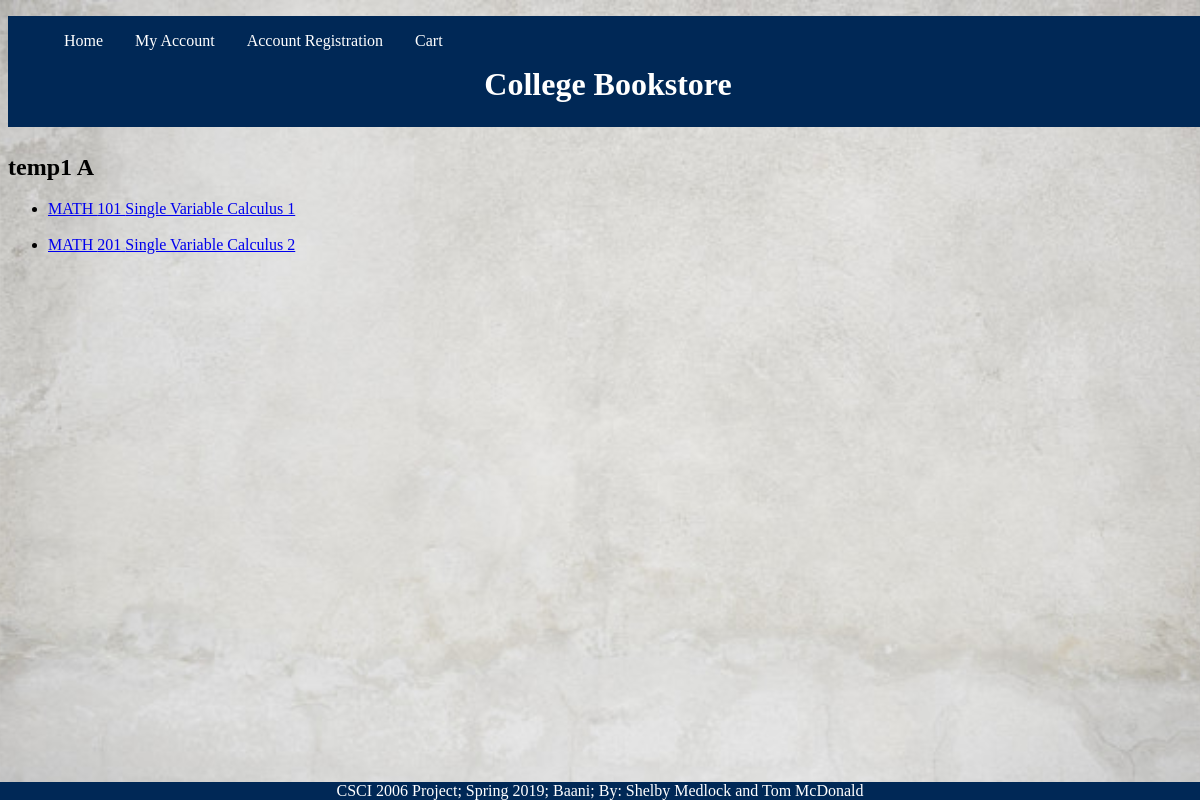
Page /instructorPage.php?id=1 on the earlier database version.
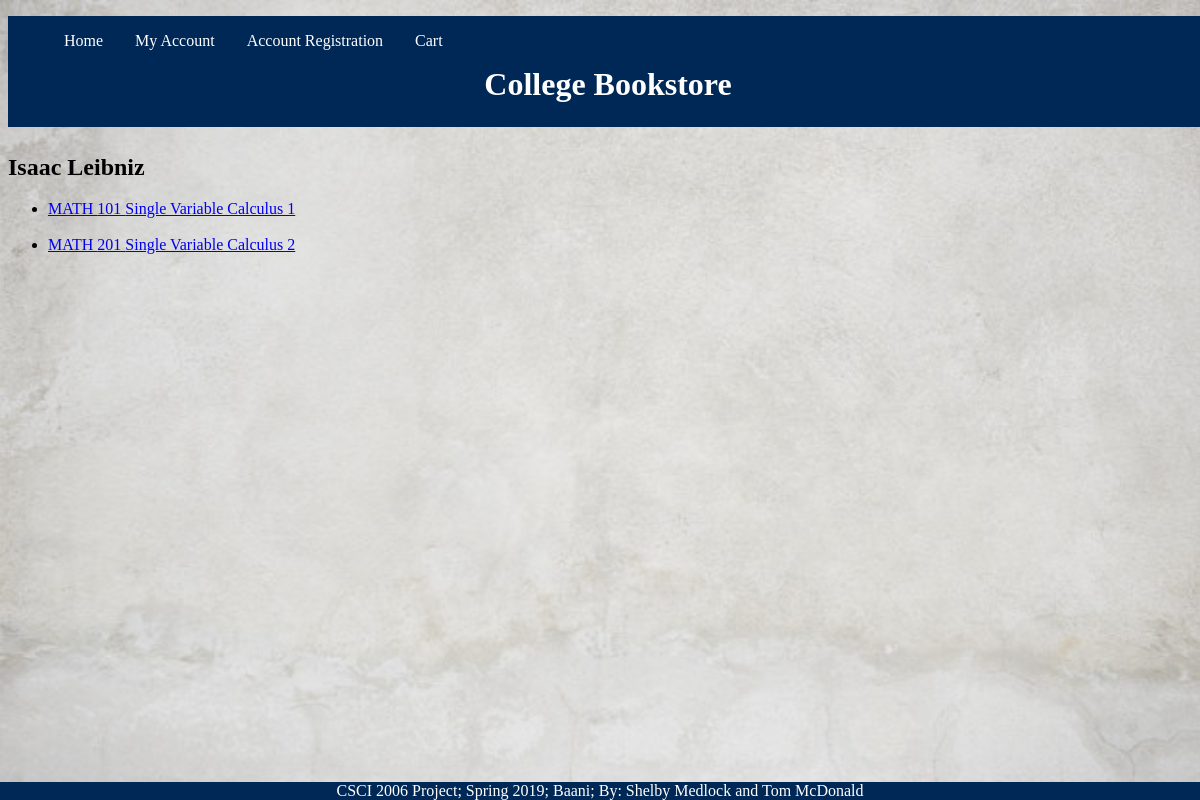
Same page on the later database version.
### tables this page shows
CREATE TABLE `instructors` (
  `firstName` varchar(255) DEFAULT NULL,
  `lastName` varchar(255) DEFAULT NULL,
  `instructorId` int(11) NOT NULL
);

### includes/config.inc.php (called while the page is built, shortened)
<?php
spl_autoload_register(function ($class) {
    $file = 'lib/' . $class . '.class.php';
});
?>

### lib/InstructorDB.class.php (called while the page is built, shortened)
<?php
  class InstructorDB{
    private $pdo = null;
    private static $baseSQL = "SELECT * FROM Instructors";
    public function __construct($connection){
      $this->pdo = $connection;
    }
    public function findById($id){
      $sql = self::$baseSQL.' WHERE instructorId=?';
      $statement = DatabaseHelper::runQuery($this->pdo, $sql, Array($id));
      return $statement->fetch();
    }
  }
?>

### lib/DatabaseHelper.class.php (called while the page is built, shortened)
<?php
class DatabaseHelper {
    public static function runQuery($pdo, $sql, $parameters=array())     {
        if (!is_array($parameters)) {
            $parameters = array($parameters);
        }
        $statement = null;
        if (count($parameters) > 0) {
            $statement = $pdo->prepare($sql);
            $executedOk = $statement->execute($parameters);
        } else {
            $statement = $pdo->query($sql);
            if (!$statement) {
                throw new PDOException;
            }
        }
        return $statement;
    }
}
?>

### lib/SubjectDB.class.php (called while the page is built, shortened)
<?php
  class SubjectDB{
    private $pdo = null;
    private static $baseSQL = "SELECT * FROM Subjects";
    private static $constraint = " order by category";
    public function __construct($connection) {
        $this->pdo = $connection;
    }
    public function getAll(){
      $sql = self::$baseSQL.self::$constraint;
      $statement = DatabaseHelper::runQuery($this->pdo, $sql, null);
      return $statement;
    }
  }
?>

### instructorPage.php (the view, shortened to what this page needs)
<?php
	include "includes/config.inc.php";
	$instructorId = null;
	if(isset($_GET['id'])){
		$instructorId = $_GET['id'];
	}
	$instructors = new InstructorDB($pdo);
	$subjects = new SubjectDB($pdo);
	$allSubjects = $subjects->getAll();
	$instructor = $instructors->findById($instructorId);
	$instructorName = $instructor['firstName']." ".$instructor['lastName'];
?>
<!DOCTYPE html>
<html lang="en">
	<head>
		<link href="css/mainStyles.css" rel="stylesheet"/>
	</head>
	<body>
		<?php include "includes/header.inc.php";?>
		<article>
			<?php
				echo "<h2>".$instructorName."</h2>";
			?>
			<ul>
				<?php
				foreach ($allSubjects as $item) {
					if ($item['instructorId'] == $instructorId) {
						echo "<li><a href=\"bookPage.php?id=".$item['subjectId']."\">".$item['category']." ".$item['subjectId']." ".$item['title']."</a></li><br>";
					}
				}
				?>
			</ul>
		</article>
		<?php include "includes/footer.inc.php";?>
	</body>
</html>

Differences in the rows shown:
changed instructors: instructorName "temp1 A" → "Isaac Leibniz"
